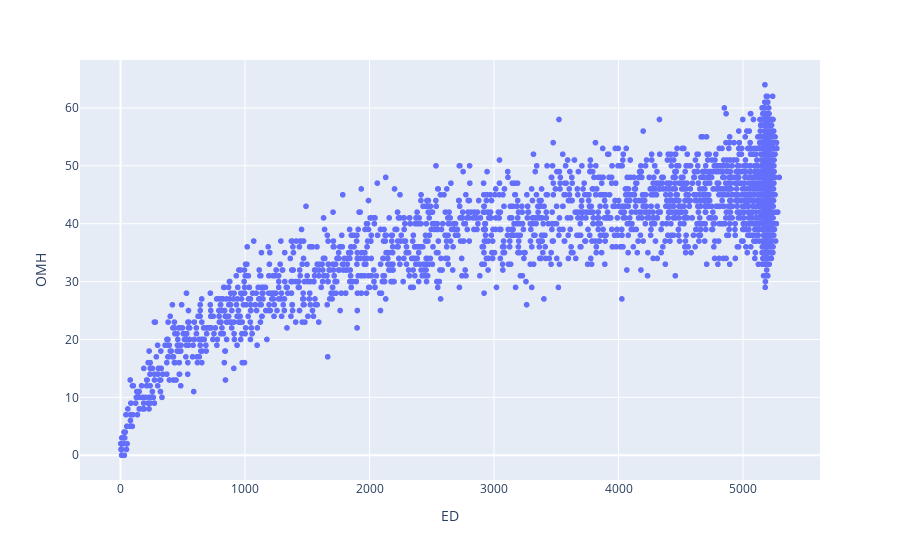

Notebook code for this chart:
### Code cell
import plotly.express as px
fig = px.scatter(dists, x='ED', y='OMH')
fig.show()

### Figure 1 — Plotly figure (JSON) as saved in the notebook; plotly's stock layout.template omitted (floating-point values rounded to 4 significant figures; data arrays with more than 128 entries replaced by an {"elided": "..."} marker saying what was removed)
{"data": [{"hovertemplate": "ED=%{x}<br>OMH=%{y}<extra></extra>", "legendgroup": "", "marker": {"color": "#636efa", "symbol": "circle"}, "mode": "markers", "name": "", "showlegend": false, "type": "scattergl", "x": {"elided": "4999 int values"}, "xaxis": "x", "y": {"elided": "4999 int values"}, "yaxis": "y"}], "layout": {"legend": {"tracegroupgap": 0}, "margin": {"t": 60}, "xaxis": {"anchor": "y", "domain": [0.0, 1.0], "title": {"text": "ED"}}, "yaxis": {"anchor": "x", "domain": [0.0, 1.0], "title": {"text": "OMH"}}}}
